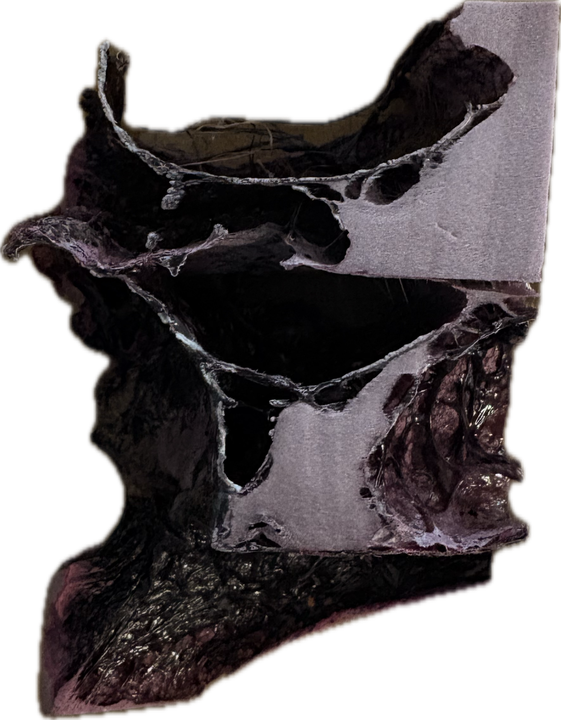
#> input picture research/vector-experiment/tile-29-720-raster.png, 561 x 720 px, given in place of IMG_5205.PNG, which was not available
$ python run_vector_experiment.py
#> lines starting #> are read from the running program, lines starting #| are printed output that depends on the picture; after the words box and inside, x2 and y2 are one past the last pixel; in counts of white or black regions, pixels touching at a corner belong together; pictures that were not available may be replaced by others from this repository, and a replacement may not be noted
"""Checkpoint C experiment only. Does not modify application assets or state."""
from pathlib import Path
import argparse
import hashlib
import json
import time
import numpy as np
from PIL import Image
from scipy import ndimage as ndi
import potrace

ROOT = Path(__file__).resolve().parent
SOURCE = Path('/Users/ryanburgess/Documents/design 7 (office of future)/studio/assignment 2/simple sections')
OUT = ROOT / 'vector-experiment'


def otsu(values):
    hist = np.bincount(np.clip(values, 0, 255).astype('uint8').ravel(), minlength=256).astype(float)
    p = hist / hist.sum()
    w = np.cumsum(p)
    m = np.cumsum(p * np.arange(256))
    score = (m[-1] * w - m) ** 2 / np.maximum(w * (1 - w), 1e-12)
    return int(np.argmax(score))


def topology(mask):
    # Use explicit complementary connectivity, not an architectural opening count.
    _, components = ndi.label(mask, ndi.generate_binary_structure(2, 2))
    background, count = ndi.label(~mask, ndi.generate_binary_structure(2, 1))
    edge = set(np.concatenate((background[0], background[-1], background[:, 0], background[:, -1])))
    holes = sum(i not in edge for i in range(1, count + 1))
    return {'pixel_components_8_connected': int(components), 'pixel_holes_4_connected': holes}


def trace(mask, destination):
    t = time.perf_counter()
    paths = potrace.Bitmap(~mask).trace(turdsize=0, alphamax=0.7, opticurve=True, opttolerance=0.15)
    commands = []
    segments = 0
    def xy(p): return f'{p.x:.3f},{p.y:.3f}'
    for curve in paths:
        if curve.start_point is None:
            continue
        commands.append('M' + xy(curve.start_point))
        for s in curve:
            segments += 1
            if s.is_corner:
                commands.append('L' + xy(s.c) + ' L' + xy(s.end_point))
            else:
                commands.append('C' + xy(s.c1) + ' ' + xy(s.c2) + ' ' + xy(s.end_point))
        commands.append('Z')
    h, w = mask.shape
    destination.write_text(f'<svg xmlns="http://www.w3.org/2000/svg" viewBox="0 0 {w} {h}" width="{w}" height="{h}"><path fill="white" fill-rule="evenodd" d="{" ".join(commands)}"/></svg>')
    return {'trace_seconds': round(time.perf_counter() - t, 3), 'contours': len(paths), 'segments': segments, 'svg_bytes': destination.stat().st_size}


def main():
    parser = argparse.ArgumentParser()
    parser.add_argument('--tiles', default='2,4,29,12,16,25')
    parser.add_argument('--size', type=int, default=720)
    parser.add_argument('--methods', default='raw-otsu,soft-otsu,connected-tones,local-light')
    args = parser.parse_args()
    OUT.mkdir(exist_ok=True)
    results_path = OUT / f'results-{args.size}.json'
    records = json.loads(results_path.read_text()) if results_path.exists() else []
    for tile in map(int, args.tiles.split(',')):
        file = SOURCE / f'IMG_{5203 + tile}.PNG'
        original = Image.open(file).convert('RGBA')
#> original is the input picture: PIL image 561x720 RGBA; mean R, G, B, A 35.8, 30.7, 32, 165.6
        im = original.copy()
        im.thumbnail((args.size, args.size), Image.Resampling.LANCZOS)
        a = np.array(im).astype(float)
        valid = a[:, :, 3] >= 128
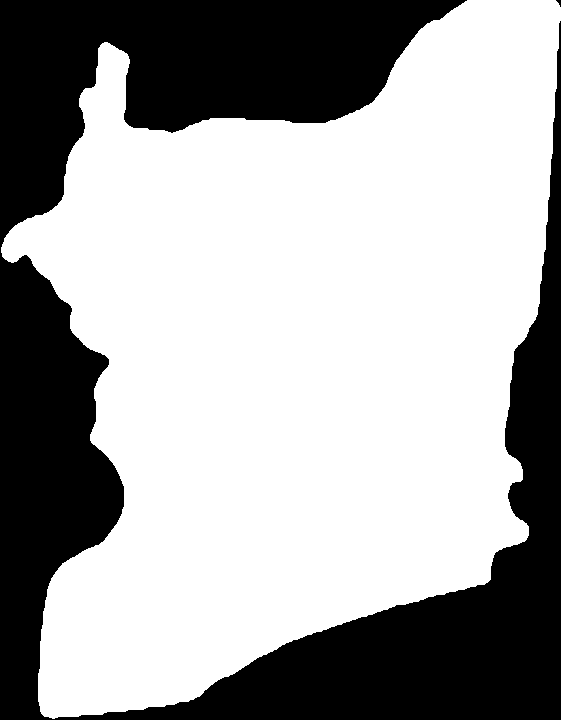
#> valid: shape (720, 561) bool; 64.9% white; 2 black regions (1 under 20 px), largest, box (x1, y1, x2, y2) and area: (0, 0, 561, 720) 141667
        gray = a[:, :, :3] @ np.array([0.2126, 0.7152, 0.0722])
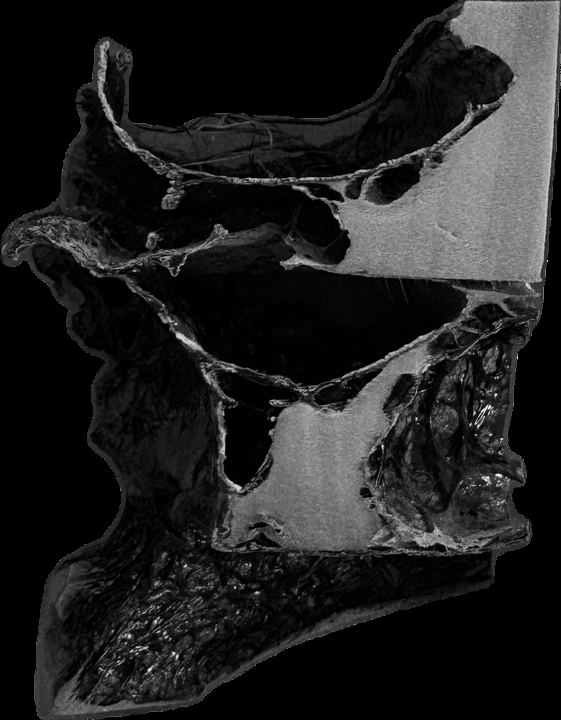
#> gray: shape (720, 561) float64; min 0, max 254.6, mean 31.9
        smoothed = ndi.gaussian_filter(gray, 0.8)
        threshold = otsu(gray[valid])
#> in otsu, `hist = np.bincount(np.clip(values, 0, 255).astype('uint8').ravel(), mi..`: hist = 256 values, max 15227 at index 1, min 0 at index 219, mean 1024.4
#> in otsu, `p = hist / hist.sum()`: p = 256 values, max 0.0581 at index 1, min 0 at index 219, mean 0.00391
#> in otsu, `w = np.cumsum(p)`: w = 256 values from 0.0419 to 1
#> in otsu, `m = np.cumsum(p * np.arange(256))`: m = 256 values from 0 to 46.67
#> in otsu, `score = (m[-1] * w - m) ** 2 / np.maximum(w * (1 - w), 1e-12)`: score = 256 values, max 2173.5 at index 71, min 4.54e-16 at index 254, mean 997.3
#> threshold = 71
        smooth_threshold = otsu(smoothed[valid])
#> smooth_threshold = 70
        # A bounded local illumination estimate; clipping avoids amplifying dark voids.
        local = ndi.gaussian_filter(gray * valid, 32) / np.maximum(ndi.gaussian_filter(valid.astype(float), 32), 1e-5)
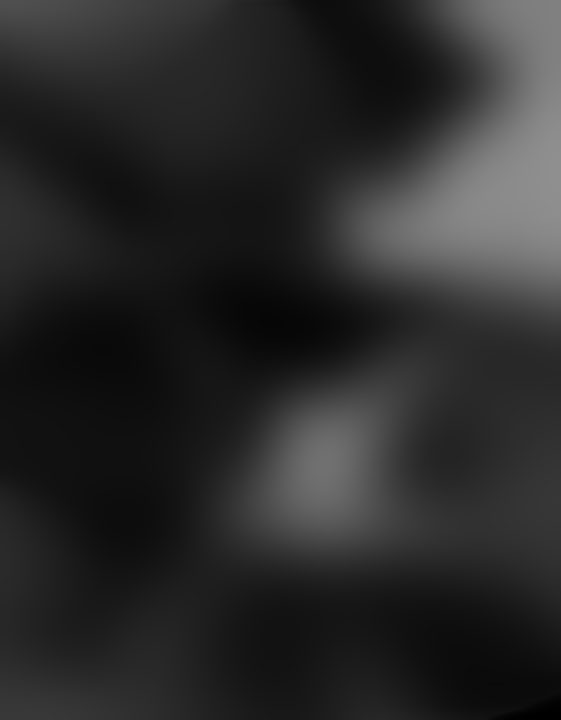
#> local: shape (720, 561) float64; min 0.0213, max 143.5, mean 42.3
        normalized = gray * np.clip(np.median(gray[valid]) / np.maximum(local, 1), 0.7, 1.4)
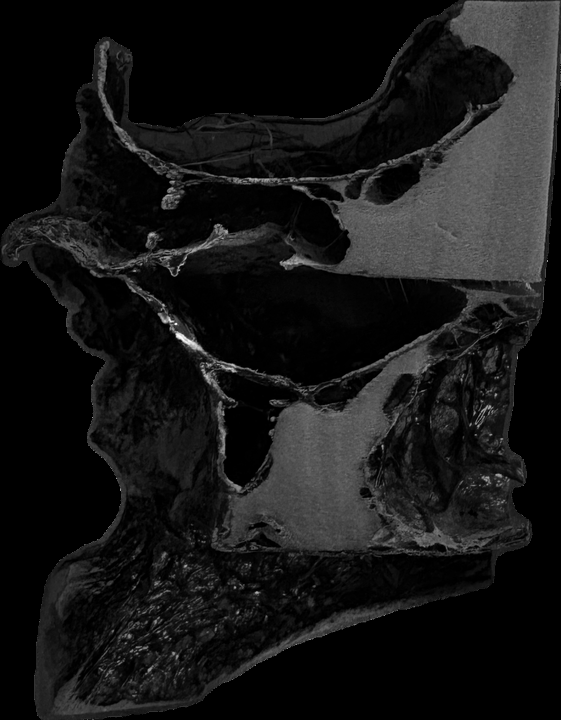
#> normalized: shape (720, 561) float64; min 0, max 275.8, mean 24.2; drawn with min black and max white
        normalized_threshold = otsu(normalized[valid])
#> normalized_threshold = 51
        masks = {
            'raw-otsu': (valid & (gray > threshold), {'threshold': threshold}),
            'soft-otsu': (valid & (smoothed > smooth_threshold), {'threshold': smooth_threshold, 'gaussian_sigma': 0.8}),
            'connected-tones': (ndi.binary_propagation(valid & (smoothed > smooth_threshold), mask=valid & (smoothed > smooth_threshold * 0.7)), {'seed_threshold': smooth_threshold, 'growth_threshold': round(smooth_threshold * 0.7, 2), 'gaussian_sigma': 0.8}),
            'local-light': (valid & (normalized > normalized_threshold), {'threshold': normalized_threshold, 'illumination_sigma': 32, 'gain_limits': [0.7, 1.4]}),
        }
        im.save(OUT / f'tile-{tile:02}-{args.size}-raster.png')
        for method, (mask, preparation) in masks.items():
            if method not in args.methods.split(','):
                continue
            stem = f'tile-{tile:02}-{args.size}-{method}'
            if any(r['stem'] == stem for r in records):
                continue
            Image.fromarray(mask.astype('uint8') * 255).save(OUT / f'{stem}-mask.png')
            result = trace(mask, OUT / f'{stem}.svg')
            record = {'stem': stem, 'tile': tile, 'role': 'reference' if tile in [2,4,29] else 'unapproved generalization probe', 'method': method, 'source': str(file), 'source_sha256': hashlib.sha256(file.read_bytes()).hexdigest(), 'source_size': original.size, 'working_size': im.size, 'preparation': preparation, 'trace_parameters': {'turdsize':0, 'alphamax':0.7, 'opttolerance':0.15}, 'solid_fraction_canvas': round(float(mask.mean()),4), **topology(mask), **result}
            records.append(record)
            results_path.write_text(json.dumps(records, indent=2))
            print(json.dumps(record), flush=True)
#> this loop made 1 pass
#> (method, preparation, stem) on pass 1: ('raw-otsu', {'threshold': 71}, 'tile-02-720-raw-otsu')
#> pass 1, in main, `Image.fromarray(mask.astype('uint8') * 255).save(OUT / f'{stem}-mask.p..`:
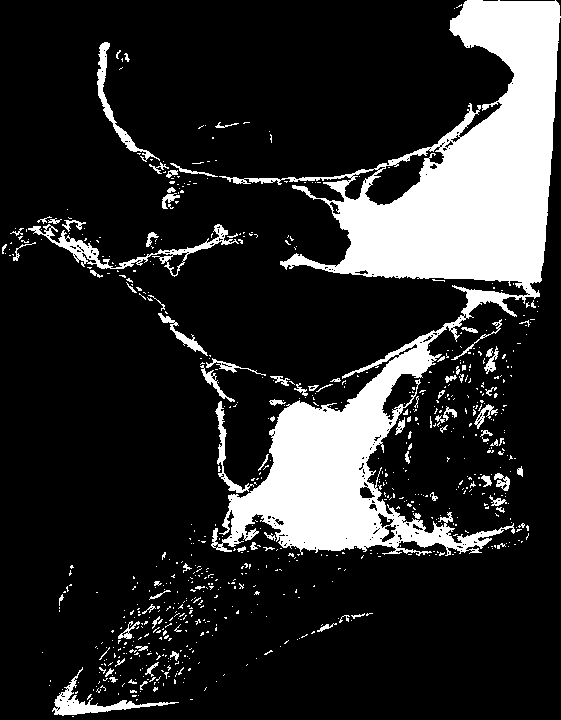
#> saved as tile-02-720-raw-otsu-mask.png: PIL image 561x720 L; 17.5% white; 751 white regions (663 under 20 px), largest, box (x1, y1, x2, y2) and area: (211, 0, 561, 556) 59033, (28, 224, 239, 277) 1665, (52, 667, 179, 716) 1112
#> after the loop, records = []


if __name__ == '__main__':
    main()
#> (the call stopped at in trace, `paths = potrace.Bitmap(~mask).trace(turdsize=0, alphamax=0.7, opticurv..`: potrace is not available in this run)
